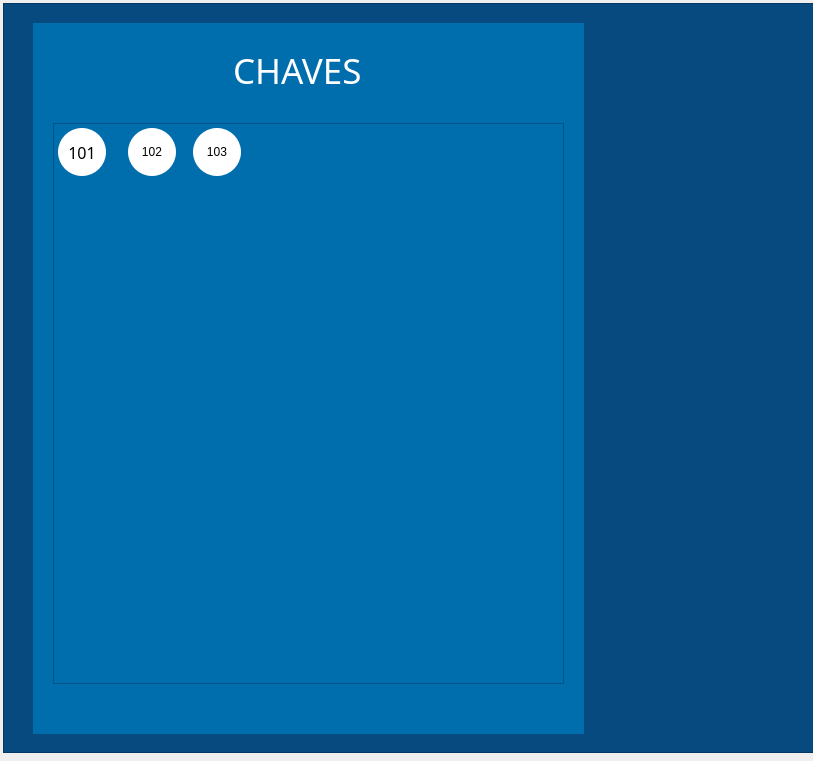
<?xml version="1.0" encoding="UTF-8"?>
<ui version="4.0">
 <class>MainWindow</class>
 <widget class="QMainWindow" name="MainWindow">
  <property name="geometry">
   <rect>
    <x>0</x>
    <y>0</y>
    <width>813</width>
    <height>761</height>
   </rect>
  </property>
  <property name="windowTitle">
   <string>MainWindow</string>
  </property>
  <widget class="QWidget" name="centralwidget">
   <widget class="QFrame" name="telabase">
    <property name="geometry">
     <rect>
      <x>3</x>
      <y>3</y>
      <width>1310</width>
      <height>750</height>
     </rect>
    </property>
    <property name="styleSheet">
     <string notr="true">background-color:#064A80;</string>
    </property>
    <property name="frameShape">
     <enum>QFrame::StyledPanel</enum>
    </property>
    <property name="frameShadow">
     <enum>QFrame::Raised</enum>
    </property>
    <widget class="QWidget" name="retangulochave" native="true">
     <property name="geometry">
      <rect>
       <x>30</x>
       <y>20</y>
       <width>551</width>
       <height>711</height>
      </rect>
     </property>
     <property name="styleSheet">
      <string notr="true">background:#006DAD</string>
     </property>
     <widget class="QLabel" name="titulochave">
      <property name="geometry">
       <rect>
        <x>200</x>
        <y>22</y>
        <width>151</width>
        <height>51</height>
       </rect>
      </property>
      <property name="font">
       <font>
        <family>Aldrich</family>
        <pointsize>26</pointsize>
        <italic>false</italic>
        <bold>false</bold>
       </font>
      </property>
      <property name="styleSheet">
       <string notr="true">font: 26pt &quot;Aldrich&quot;; color:#ffffff;
</string>
      </property>
      <property name="text">
       <string>CHAVES</string>
      </property>
     </widget>
     <widget class="QFrame" name="bolotaschave">
      <property name="geometry">
       <rect>
        <x>20</x>
        <y>100</y>
        <width>511</width>
        <height>561</height>
       </rect>
      </property>
      <property name="frameShape">
       <enum>QFrame::StyledPanel</enum>
      </property>
      <property name="frameShadow">
       <enum>QFrame::Raised</enum>
      </property>
      <widget class="QLabel" name="label_2">
       <property name="geometry">
        <rect>
         <x>5</x>
         <y>5</y>
         <width>48</width>
         <height>48</height>
        </rect>
       </property>
       <property name="font">
        <font>
         <family>Aldrich</family>
         <pointsize>12</pointsize>
        </font>
       </property>
       <property name="styleSheet">
        <string notr="true">background:#ffffff; border-radius:24px;</string>
       </property>
       <property name="text">
        <string>101</string>
       </property>
       <property name="alignment">
        <set>Qt::AlignCenter</set>
       </property>
      </widget>
      <widget class="QLabel" name="label_3">
       <property name="geometry">
        <rect>
         <x>75</x>
         <y>5</y>
         <width>48</width>
         <height>48</height>
        </rect>
       </property>
       <property name="styleSheet">
        <string notr="true">background:#ffffff; border-radius:24px;
font: 12pt &quot;Aldrich&quot;;</string>
       </property>
       <property name="text">
        <string>102</string>
       </property>
       <property name="alignment">
        <set>Qt::AlignCenter</set>
       </property>
      </widget>
      <widget class="QLabel" name="label_4">
       <property name="geometry">
        <rect>
         <x>140</x>
         <y>5</y>
         <width>48</width>
         <height>48</height>
        </rect>
       </property>
       <property name="styleSheet">
        <string notr="true">background:#ffffff; border-radius:24px;
font: 12pt &quot;Aldrich&quot;;</string>
       </property>
       <property name="text">
        <string>103</string>
       </property>
       <property name="alignment">
        <set>Qt::AlignCenter</set>
       </property>
      </widget>
     </widget>
    </widget>
   </widget>
  </widget>
 </widget>
 <resources/>
 <connections/>
</ui>
